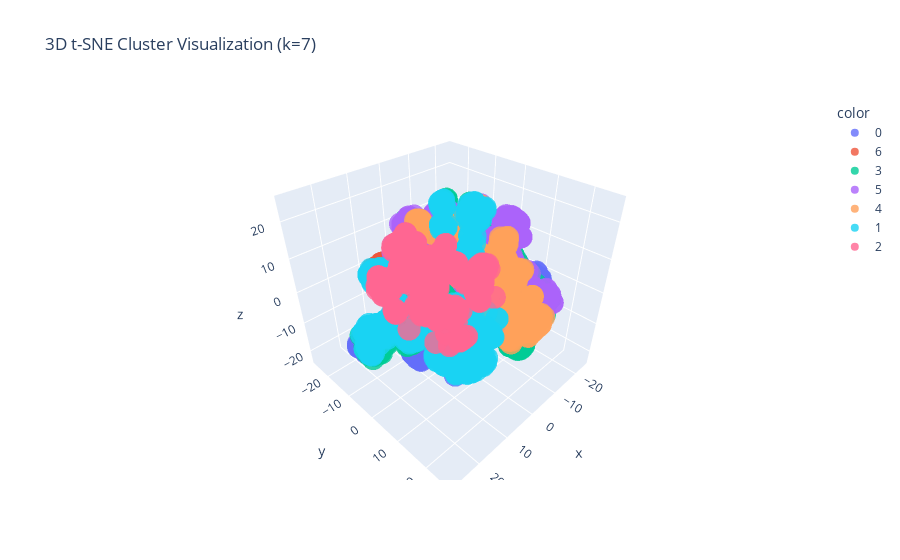

Notebook cell for this chart:
### Code cell
from sklearn.manifold import TSNE
import plotly.express as px
import pandas as pd
import numpy as np

# Check if Gower distance matrix is valid
if np.isnan(gower_distances).any() or np.isinf(gower_distances).any():
    raise ValueError("⚠️ Gower distance matrix contains NaN or Inf values. Check your preprocessing!")

if gower_distances.shape[0] != gower_distances.shape[1]:
    raise ValueError("⚠️ Gower distance matrix must be square (NxN).")

# Compute 3D t-SNE projection (Fixing the init='pca' issue)
tsne = TSNE(n_components=3, metric='precomputed', init='random', random_state=42)
X_tsne_3d = tsne.fit_transform(gower_distances)

# Assign best k from evaluation (Make sure best_k exists in cluster_results)
best_k = 7
if best_k not in cluster_results:
    raise ValueError(f"⚠️ best_k={best_k} is not in cluster_results. Check clustering output!")

labels = cluster_results[best_k]

# Create DataFrame for visualization
df_plot = pd.DataFrame({'x': X_tsne_3d[:, 0], 'y': X_tsne_3d[:, 1], 'z': X_tsne_3d[:, 2], 'Cluster': labels})

# Generate interactive 3D scatter plot
fig = px.scatter_3d(df_plot, 
                    x='x', 
                    y='y', 
                    z='z', 
                    color=df_plot['Cluster'].astype(str),
                    title=f"3D t-SNE Cluster Visualization (k={best_k})",
                    opacity=0.8,  # Adjust transparency
                    size_max=1)  # Max point size
fig.show()

### Figure 1 — Plotly figure (JSON) as saved in the notebook; plotly's stock layout.template omitted (floating-point values rounded to 4 significant figures; data arrays with more than 128 entries replaced by an {"elided": "..."} marker saying what was removed)
{"data": [{"hovertemplate": "color=0<br>x=%{x}<br>y=%{y}<br>z=%{z}<extra></extra>", "legendgroup": "0", "marker": {"color": "#636efa", "opacity": 0.8, "symbol": "circle"}, "mode": "markers", "name": "0", "scene": "scene", "showlegend": true, "type": "scatter3d", "x": {"elided": "854 float values"}, "y": {"elided": "854 float values"}, "z": {"elided": "854 float values"}}, {"hovertemplate": "color=6<br>x=%{x}<br>y=%{y}<br>z=%{z}<extra></extra>", "legendgroup": "6", "marker": {"color": "#EF553B", "opacity": 0.8, "symbol": "circle"}, "mode": "markers", "name": "6", "scene": "scene", "showlegend": true, "type": "scatter3d", "x": {"elided": "487 float values"}, "y": {"elided": "487 float values"}, "z": {"elided": "487 float values"}}, {"hovertemplate": "color=3<br>x=%{x}<br>y=%{y}<br>z=%{z}<extra></extra>", "legendgroup": "3", "marker": {"color": "#00cc96", "opacity": 0.8, "symbol": "circle"}, "mode": "markers", "name": "3", "scene": "scene", "showlegend": true, "type": "scatter3d", "x": {"elided": "889 float values"}, "y": {"elided": "889 float values"}, "z": {"elided": "889 float values"}}, {"hovertemplate": "color=5<br>x=%{x}<br>y=%{y}<br>z=%{z}<extra></extra>", "legendgroup": "5", "marker": {"color": "#ab63fa", "opacity": 0.8, "symbol": "circle"}, "mode": "markers", "name": "5", "scene": "scene", "showlegend": true, "type": "scatter3d", "x": {"elided": "710 float values"}, "y": {"elided": "710 float values"}, "z": {"elided": "710 float values"}}, {"hovertemplate": "color=4<br>x=%{x}<br>y=%{y}<br>z=%{z}<extra></extra>", "legendgroup": "4", "marker": {"color": "#FFA15A", "opacity": 0.8, "symbol": "circle"}, "mode": "markers", "name": "4", "scene": "scene", "showlegend": true, "type": "scatter3d", "x": {"elided": "521 float values"}, "y": {"elided": "521 float values"}, "z": {"elided": "521 float values"}}, {"hovertemplate": "color=1<br>x=%{x}<br>y=%{y}<br>z=%{z}<extra></extra>", "legendgroup": "1", "marker": {"color": "#19d3f3", "opacity": 0.8, "symbol": "circle"}, "mode": "markers", "name": "1", "scene": "scene", "showlegend": true, "type": "scatter3d", "x": {"elided": "833 float values"}, "y": {"elided": "833 float values"}, "z": {"elided": "833 float values"}}, {"hovertemplate": "color=2<br>x=%{x}<br>y=%{y}<br>z=%{z}<extra></extra>", "legendgroup": "2", "marker": {"color": "#FF6692", "opacity": 0.8, "symbol": "circle"}, "mode": "markers", "name": "2", "scene": "scene", "showlegend": true, "type": "scatter3d", "x": {"elided": "706 float values"}, "y": {"elided": "706 float values"}, "z": {"elided": "706 float values"}}], "layout": {"legend": {"title": {"text": "color"}, "tracegroupgap": 0}, "scene": {"domain": {"x": [0, 1], "y": [0, 1]}, "xaxis": {"title": {"text": "x"}}, "yaxis": {"title": {"text": "y"}}, "zaxis": {"title": {"text": "z"}}}, "title": {"text": "3D t-SNE Cluster Visualization (k=7)"}}}
